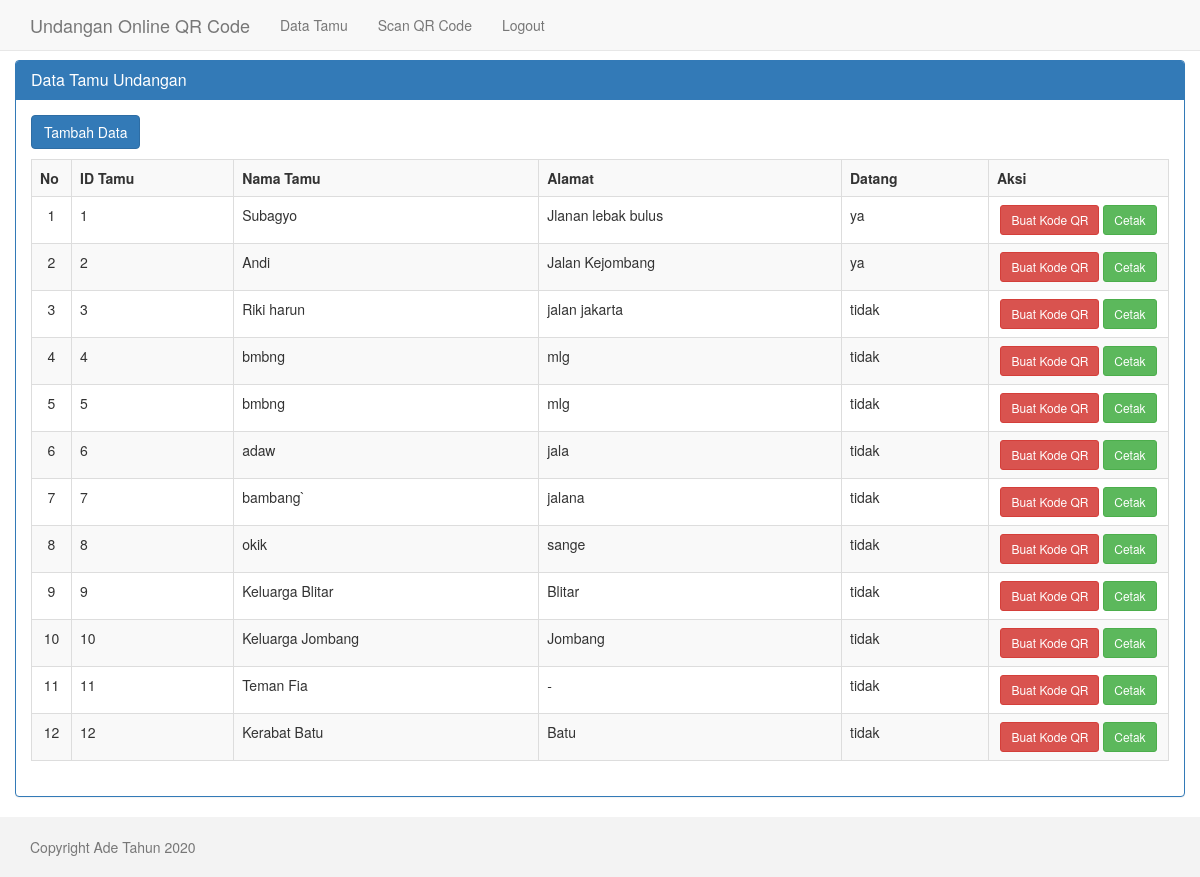
The app's page /data_tamu.php (signed in) with its own data.
### tables this page shows
CREATE TABLE `tamu` (
  `id_tamu` bigint(20) NOT NULL,
  `fk_id_event` int(11) NOT NULL,
  `nama` varchar(200) NOT NULL,
  `alamat` varchar(200) NOT NULL,
  `konfirmasi_kedatangan` varchar(200) NOT NULL,
  `datang` varchar(200) NOT NULL
);

### data_tamu.php (the view, shortened to what this page needs)
<?php include "header.php"; ?>
<div class="container">
<?php
$view = isset($_GET['view']) ? $_GET['view'] : null;
switch($view){
	default:
	?>
	<div class="row">
		<div class="panel panel-primary">
			<div class="panel-heading">
				<h3 class="panel-title">Data Tamu Undangan</h3>
			</div>
			<div class="panel-body">
				<a class="btn btn-primary" style="margin-bottom: 10px" href="data_tamu.php?view=tambah">Tambah Data</a>
				<table class="table table-bordered table-striped">
					<tr>
						<th>No</th>
						<th>ID Tamu</th>
						<th>Nama Tamu</th>
						<th>Alamat</th>
						<th>Datang</th>
						<th>Aksi</th>
					</tr>
					<?php
					$sql=mysqli_query($konek, "SELECT * FROM tamu ORDER BY id_tamu ASC");
					$no=1;
					while($d=mysqli_fetch_array($sql)){
						echo "<tr>
							<td width='40px' align='center'>$no</td>
							<td>$d[id_tamu]</td>
							<td>$d[nama]</td>
							<td>$d[alamat]</td>
							<td>$d[datang]</td>
							<td width='180px' align='center'>
								<a class='btn btn-danger btn-sm' href='buatQRCode.php?id=$d[id_tamu]&nomor=$d[nama]'>Buat Kode QR</a>
								<a class='btn btn-success btn-sm' href='cetak_QR.php?id=$d[id_tamu]' target='_blank'>Cetak</a>
							</td>
						</tr>";
						$no++;
					}
					?>
				</table>
			</div>
		</div>
	</div>
<?php
	break;
?>
<?php
}
?>
</div>
<?php include "footer.php"; ?>

### header.php (shortened to what this page needs)
<!DOCTYPE html>
<html>
<head>
    <link href="./assets/css/bootstrap.min.css" rel="stylesheet">
    <link href="./assets/style.css" rel="stylesheet">
</head>
<body>
    <nav class="navbar navbar-default navbar-fixed-top">
      <div class="container">
        <div class="navbar-header">
          <a class="navbar-brand" href="./">Undangan Online QR Code</a>
        </div>
        <div id="navbar" class="collapse navbar-collapse">
          <ul class="nav navbar-nav">
            <li><a href="data_tamu.php">Data Tamu</a></li>
            <li><a href="./cek-qr">Scan QR Code</a></li>
            <li><a href="logout.php">Logout</a></li>
          </ul>
        </div>
      </div>
    </nav>

### footer.php (shortened to what this page needs)
	<footer class="footer">
      <div class="container">
        <p class="text-muted">Copyright Ade Tahun 2020</p>
      </div>
    </footer>
</body>
</html>

### assets/style.css (style rules this page uses)
html { position: relative; min-height: 100%; }
body { margin-bottom: 60px; }
body > .container { padding: 60px 15px 0; }
.container .text-muted { margin: 20px 0; }
.footer { position: absolute; bottom: 0; width: 100%; height: 60px; background-color: #f3f3f3; }
.footer > .container { padding-right: 15px; padding-left: 15px; }

### records on screen
tamu: id_tamu "1", nama "Subagyo", alamat "Jlanan lebak bulus", datang "ya"
tamu: id_tamu "2", nama "Andi", alamat "Jalan Kejombang", datang "ya"
tamu: id_tamu "3", nama "Riki harun", alamat "jalan jakarta", datang "tidak"
tamu: id_tamu "4", nama "bmbng", alamat "mlg", datang "tidak"
tamu: id_tamu "5", nama "bmbng", alamat "mlg", datang "tidak"
tamu: id_tamu "6", nama "adaw", alamat "jala", datang "tidak"
tamu: id_tamu "7", nama "bambang`", alamat "jalana", datang "tidak"
tamu: id_tamu "8", nama "okik", alamat "sange", datang "tidak"
tamu: id_tamu "9", nama "Keluarga Blitar", alamat "Blitar", datang "tidak"
tamu: id_tamu "10", nama "Keluarga Jombang", alamat "Jombang", datang "tidak"
tamu: id_tamu "11", nama "Teman Fia", alamat "-", datang "tidak"
tamu: id_tamu "12", nama "Kerabat Batu", alamat "Batu", datang "tidak"
